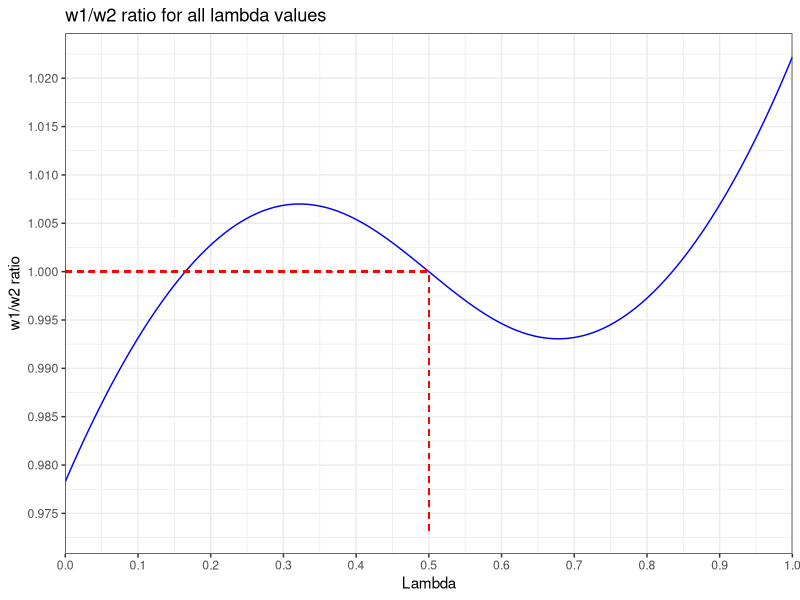
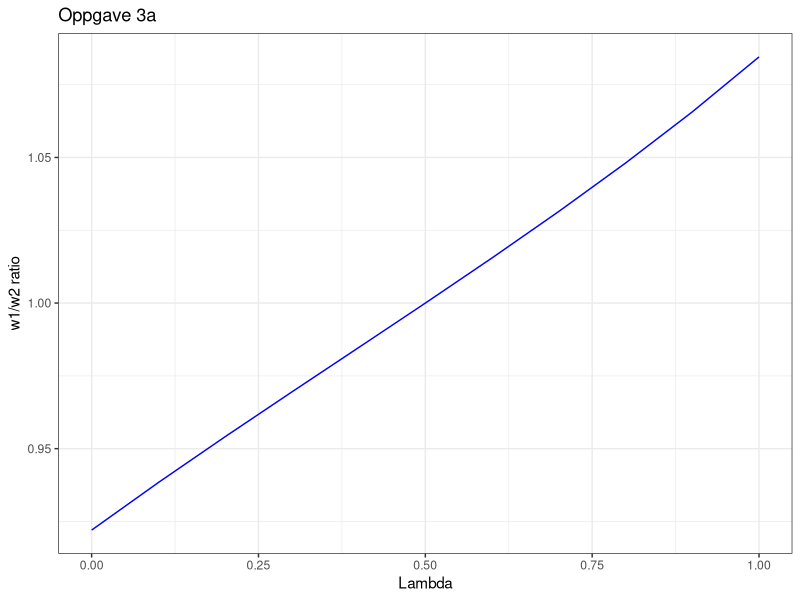
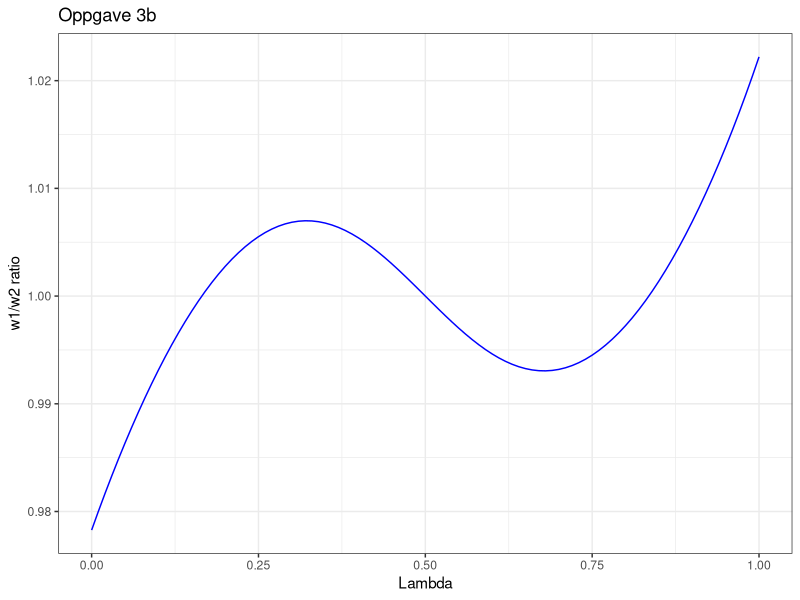
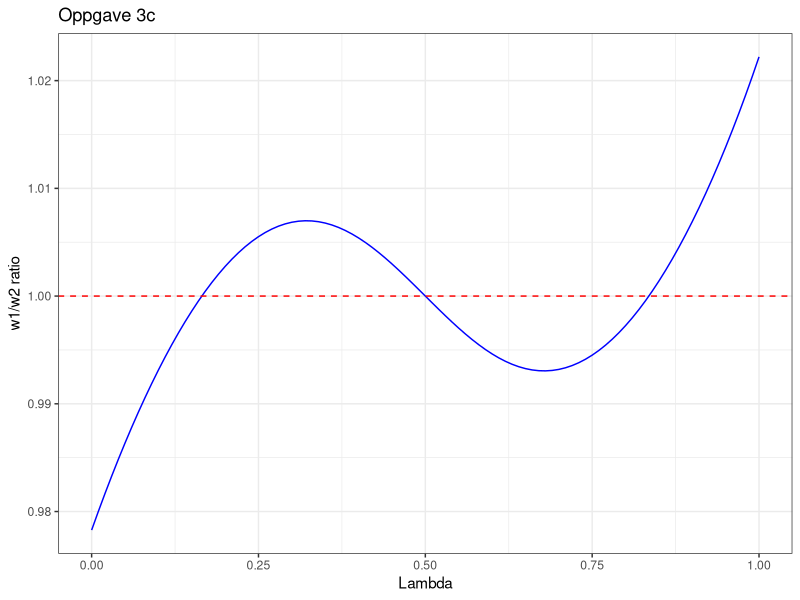
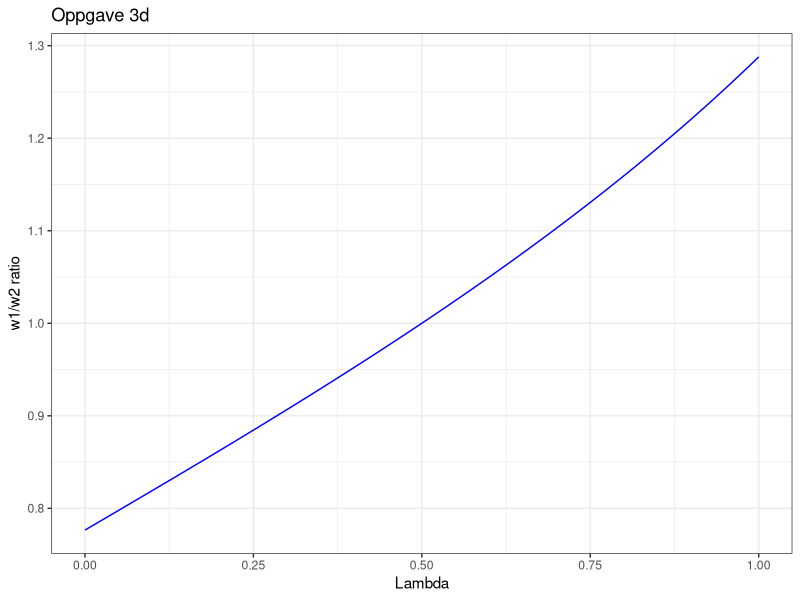

Write the R code that produced these figures, in order.
## ---- chunk 1


delta = 0.4
epsilon = 5
T = 1.7
phi1 = phi2 = 0.5
beta = 0.8
rho = 1 - (1 / epsilon)
gamma = 0.4
L = 1
alpha = gamma * (L / epsilon)
LIMIT <- 1e-6



# Kode for modell simulering
#Funksjon for å kalkulere w1/w2 raten
calculate_w_ratio <- function(lambda) {
lmbda1 <- lambda
lmbda2 <- 1 - lmbda1
calc_Y <- function(lmbda, W) {
return(lmbda * gamma * L * W + phi1 * (1 - gamma) * L)
}
calc_I <- function(lmbdar, Wr, lmbdan, Wn) {
const <- (beta / rho) * ((gamma * L) / (alpha * epsilon))^(1 / (1 - epsilon))
return(const * (lmbdar * Wr^(1 - epsilon) + lmbdan * T^(1 - epsilon) * Wn^(1 - epsilon))^(1 / (1 -
epsilon)))
}
calc_W <- function(Yr, Ir, Yn, In) {
const <- (rho * beta^(-rho)) * (delta / ((epsilon - 1) * alpha))^(1 / epsilon)
return(const * (Yr * Ir^(epsilon - 1) + Yn * T^(1 - epsilon) * In^(epsilon - 1))^(1 / epsilon))
}
W1 <- 1
W2 <- 1
iterations <- 0


while (TRUE) {
Y1 <- calc_Y(lmbda1, W1)
Y2 <- calc_Y(lmbda2, W2)
I1 <- calc_I(lmbda1, W1, lmbda2, W2)
I2 <- calc_I(lmbda2, W2, lmbda1, W1)
new_W1 <- calc_W(Y1, I1, Y2, I2)
new_W2 <- calc_W(Y2, I2, Y1, I1)
w1 <- new_W1 * I1^(-delta)
w2 <- new_W2 * I2^(-delta)
criterion1 <- abs((new_W1 - W1) / W1)
criterion2 <- abs((new_W2 - W2) / W2)
if (criterion1 < LIMIT && criterion2 < LIMIT) {
break
}
W1 <- new_W1
W2 <- new_W2
iterations <- iterations + 1
}
return(w1 / w2)
}



#Funksjon for å simulere modellen
simulate_model <- function(lambda_values) {
w_ratios <- numeric(length(lambda_values))
for (i in seq_along(lambda_values)) {
lambda <- lambda_values[i]
w_ratios[i] <- calculate_w_ratio(lambda)
}

return(w_ratios)
}
#Simulering for benchmark verdier
lambda_values <- seq(0, 1, by = 0.1)
benchmark_ratios <- simulate_model(lambda_values)

## ---- chunk 2

print(benchmark_ratios)
## ---- chunk 3

library(tidyverse)

lambda_values <- seq(0, 1, by = 0.001)
benchmark_ratios <- simulate_model(lambda_values)


ggplot(data = data.frame(lambda = lambda_values, ratio = benchmark_ratios), aes(x = lambda, y = ratio)) +
geom_line(color = "blue") +
labs(x = "Lambda", y = "w1/w2 ratio", title = "w1/w2 ratio for all lambda values")+
  theme_bw()+
  scale_x_continuous(breaks = seq(0, 1, by = 0.1), expand=c(0,0))+
  #geom_vline(xintercept = 0.5, linetype = "dashed", color = "red")+#hline untill lambda 1
  
  geom_segment(aes(x = 0, y = 1, xend = 0.5, yend = 1), linetype = "dashed", color = "red")+
  geom_segment(aes(x = 0.5, y = min(benchmark_ratios)-0.005, xend = 0.5, yend = 1), linetype = "dashed", color = "red")+
  scale_y_continuous(breaks=seq(0,1.02, by=0.005))

#for what values of lambda is w1/w2 =1
intersect <- which(benchmark_ratios > 0.9999 & benchmark_ratios < 1.0001)
#intersect <- which(benchmark_ratios ==1)

#which ratios are 1
print(lambda_values[intersect])
## ---- chunk 4

delta = 0.4
epsilon = 5
T = 1.2
phi1 = phi2 = 0.5
beta = 0.8
rho = 1 - (1 / epsilon)
gamma = 0.4
L = 1
alpha = gamma * (L / epsilon)
LIMIT <- 1e-6


#Simulering for benchmark verdier
lambda_values <- seq(0, 1, by = 0.1)
benchmark_ratios <- simulate_model(lambda_values)


print(benchmark_ratios)
## ---- chunk 5
ggplot(data = data.frame(lambda = lambda_values, ratio = benchmark_ratios), aes(x = lambda, y = ratio)) +
  geom_line(color = "blue") +
  theme_bw()+
  labs(x = "Lambda", y = "w1/w2 ratio", title = "Oppgave 3a")


## ---- chunk 6

delta = 0.4
epsilon = 5
T = 1.7
phi1 = 0.3
phi2 = 0.7
beta = 0.8
rho = 1 - (1 / epsilon)
gamma = 0.4
L = 1
alpha = gamma * (L / epsilon)
LIMIT <- 1e-6


#Simulering for benchmark verdier
lambda_values <- seq(0, 1, by = 0.1)
benchmark_ratios <- simulate_model(lambda_values)


print(benchmark_ratios)
## ---- chunk 7
lambda_values <- seq(0, 1, by = 0.01)
benchmark_ratios <- simulate_model(lambda_values)
ggplot(data = data.frame(lambda = lambda_values, ratio = benchmark_ratios), aes(x = lambda, y = ratio)) +
  geom_line(color = "blue") +
  theme_bw()+
  labs(x = "Lambda", y = "w1/w2 ratio", title = "Oppgave 3b")

## ---- chunk 8

delta = 0.4
epsilon = 5
T = 1.7
phi1 = 0.5
phi2 = 0.5
beta = 0.8
rho = 1 - (1 / epsilon)
gamma = 0.4
L = 1
alpha = gamma * (L / epsilon)
LIMIT <- 1e-6


#Simulering for benchmark verdier
lambda_values <- seq(0, 1, by = 0.1)
benchmark_ratios <- simulate_model(lambda_values)

#for what values of lambda is w1/w2 =1
intersect <- which(benchmark_ratios > 0.9999 & benchmark_ratios < 1.0001)
intersect <- which(benchmark_ratios ==1)

#which ratios are 1
#print(lambda_values[intersect])

#print(benchmark_ratios)
## ---- chunk 9
lambda_values <- seq(0, 1, by = 0.01)
benchmark_ratios <- simulate_model(lambda_values)
ggplot(data = data.frame(lambda = lambda_values, ratio = benchmark_ratios), aes(x = lambda, y = ratio)) +
  geom_line(color = "blue") +
  theme_bw()+
  labs(x = "Lambda", y = "w1/w2 ratio", title = "Oppgave 3c")+
  geom_hline(yintercept = 1, linetype = "dashed", color = "red")

## ---- chunk 10
#Simulering for benchmark verdier
lambda_values <- seq(0, 1, by = 0.0001)
benchmark_ratios <- simulate_model(lambda_values)

intersect <- which(benchmark_ratios > 0.9999 & benchmark_ratios < 1.0001)

print(lambda_values[intersect[1]])
#finding max when ratio is 1
print(max(lambda_values[intersect]))
## ---- chunk 11

delta = 0.4
epsilon = 2
T = 1.7
phi1 = 0.5
phi2 = 0.5
beta = 0.8
rho = 1 - (1 / epsilon)
gamma = 0.4
L = 1
alpha = gamma * (L / epsilon)
LIMIT <- 1e-6


#Simulering for benchmark verdier
lambda_values <- seq(0, 1, by = 0.1)
benchmark_ratios <- simulate_model(lambda_values)


print(benchmark_ratios)
## ---- chunk 12
lambda_values <- seq(0, 1, by = 0.01)
benchmark_ratios <- simulate_model(lambda_values)
ggplot(data = data.frame(lambda = lambda_values, ratio = benchmark_ratios), aes(x = lambda, y = ratio)) +
  geom_line(color = "blue") +
  theme_bw()+
  labs(x = "Lambda", y = "w1/w2 ratio", title = "Oppgave 3d")

